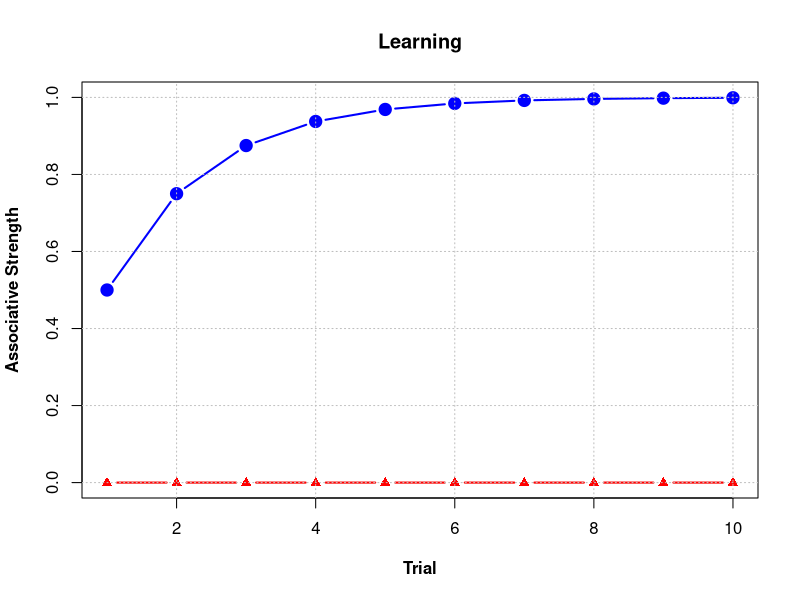
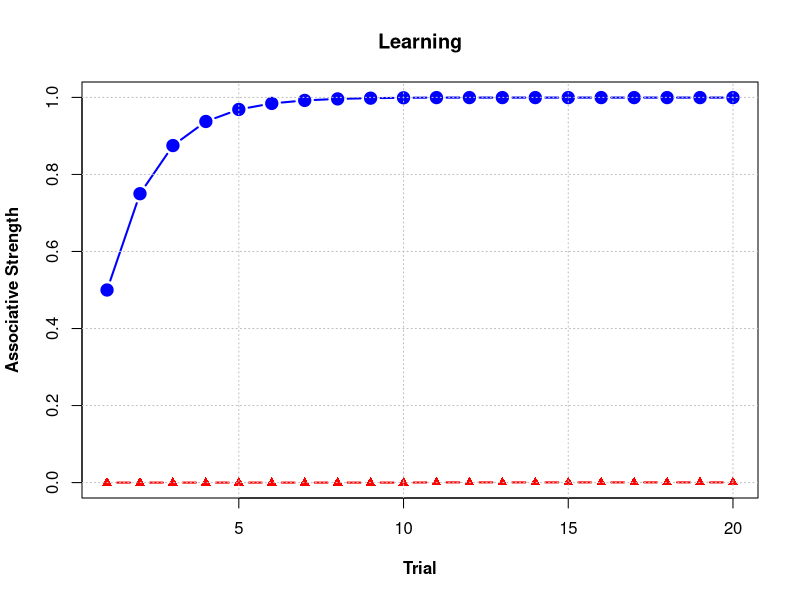
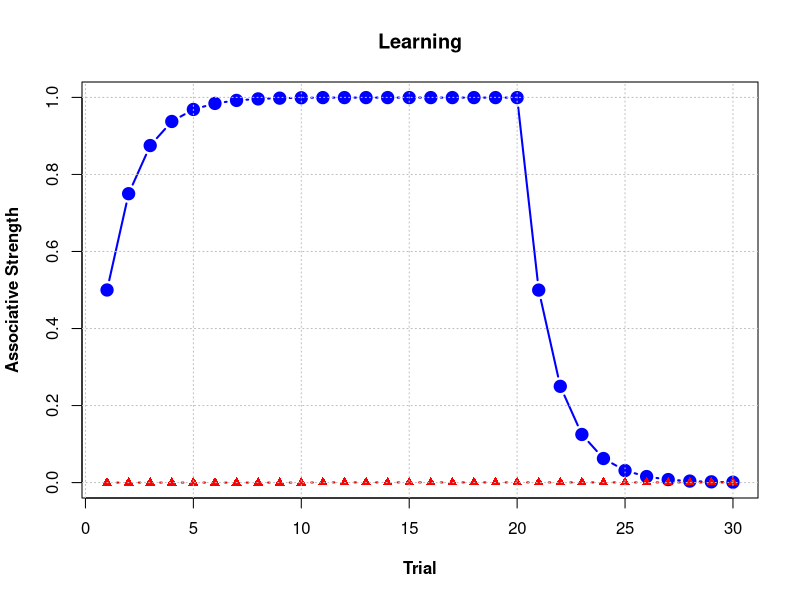
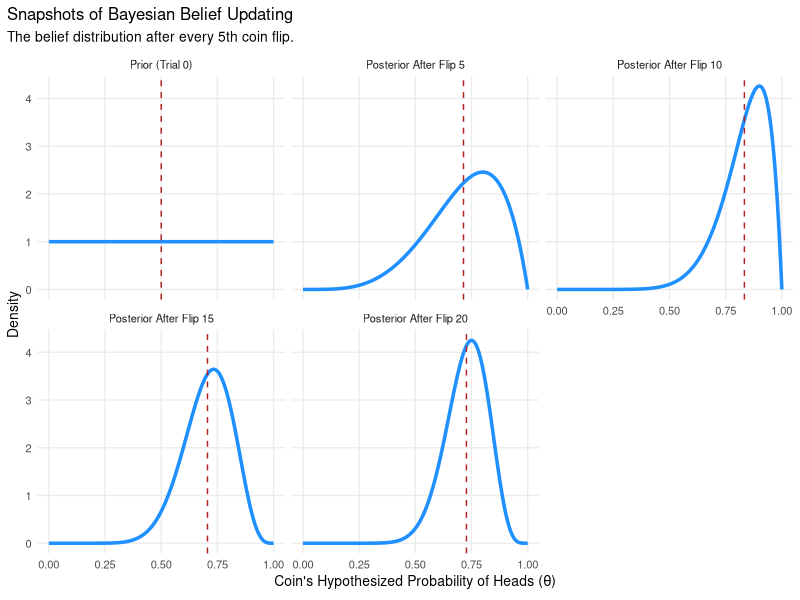
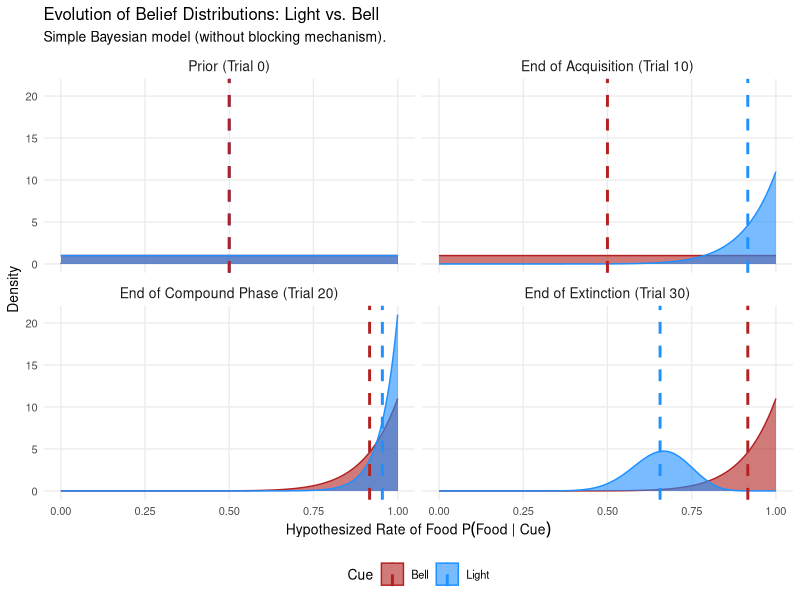
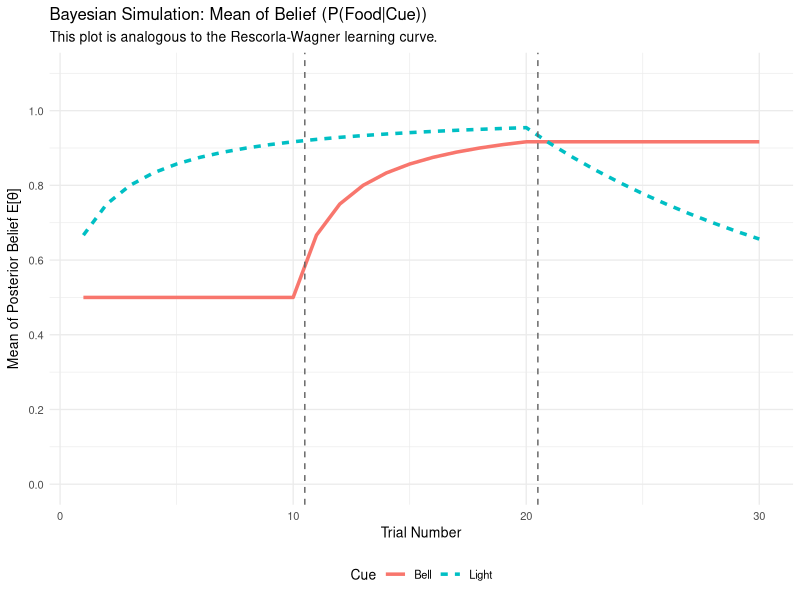
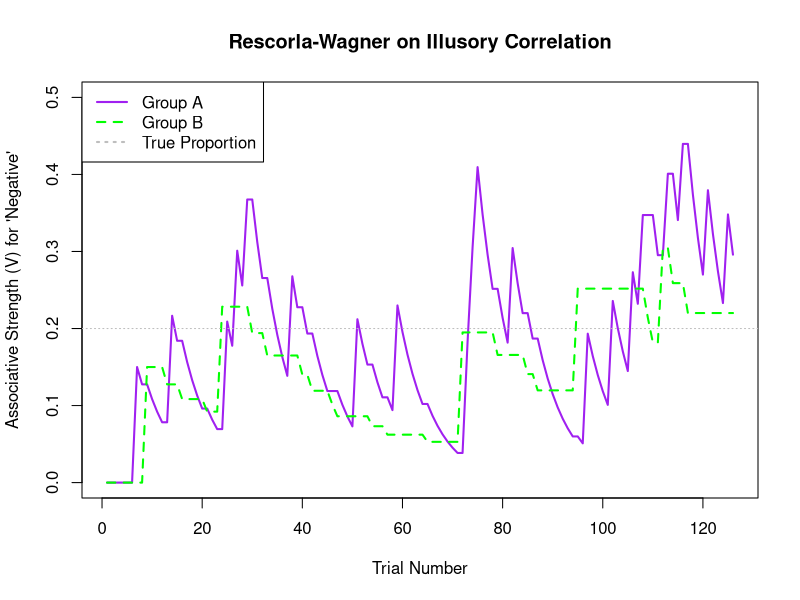
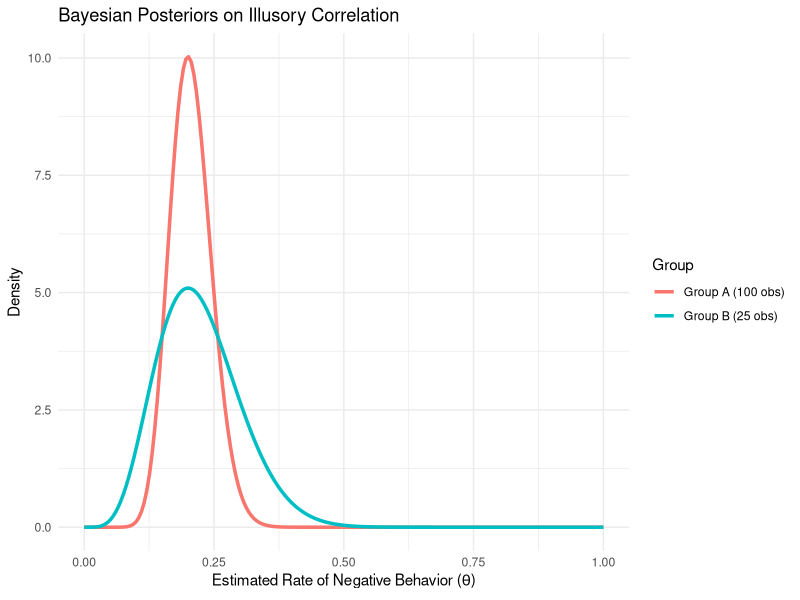

Write the R code that produced these figures, in order.
## ---- chunk 1
knitr::opts_chunk$set(
  echo = TRUE,
  fig.width = 6,    # default plot width in inches
  fig.height = 4,   # default plot height in inches
  fig.align = "center"  # optional, centers all figures
  )
library(tidyverse)
library(ggplot2)
## ---- chunk 2
# --- Establish Model Parameters ---
alpha_light <- 0.5  # Salience of the light cue
alpha_bell <- 0.5   # Salience of the bell cue
beta <- 1.0         # Learning rate for the food outcome

# --- Experiment Setup ---
V_light <- 0        # Associative strength for the light
V_bell <- 0         # Associative strength for the bell

# 10 Trials of Light and Food present
Trials <- data.frame(
  Light = c(1, 1, 1, 1, 1, 1, 1, 1, 1, 1),
  Bell  = c(0, 0, 0, 0, 0, 0, 0, 0, 0, 0),
  Food  = c(1, 1, 1, 1, 1, 1, 1, 1, 1, 1)
)

# Containers to Store results for plotting
light_strength_history <- c()
bell_strength_history <- c()

# --- Phase 1: Train the Light Alone ---
for (trial in 1:nrow(Trials)) {
  # Determine which stimuli are present
  light_present<-Trials$Light[trial]
  bell_present<-Trials$Bell[trial]
  # Determine whether food was present
  lambda<-Trials$Food[trial]
  # Expectation is the sum of strengths ONLY for PRESENT cues
  total_expectation <- (V_light * light_present) + (V_bell * bell_present)
  
  # Calculate the "surprise" or prediction error
  prediction_error <- lambda - total_expectation
  
  # Update light strength 
  delta_V_light <- alpha_light * beta * prediction_error * light_present
  V_light <- V_light + delta_V_light
  # Update bell strength
  delta_V_bell <- alpha_bell * beta * prediction_error * bell_present
  V_bell <- V_bell + delta_V_bell
  
  # Store current strengths
  light_strength_history <- c(light_strength_history, V_light)
  bell_strength_history <- c(bell_strength_history, V_bell)
}

# --- Plot the Learning ---
plot(light_strength_history,
     type = "b",              # "b" for "both" line and points
     main = "Learning", # Title of the plot
     xlab = "Trial", # X-axis label
     ylab = "Associative Strength",# Y-axis label
     col = "blue",            # Color of the line and points
     lwd = 2,                 # Line width (thickness)
     pch = 19,                # Plotting character (19 is a solid circle)
     cex = 1.5,               # Character expansion (size of the points)
     font.lab = 2,             # Font for labels (2 is bold)
     ylim=c(0,1)
)
lines(bell_strength_history,
      type = "b",             # Also show both line and points
      col = "red",              # A different color for the second line
      lwd = 2,
      pch = 17                # A different point character (triangle)
)

# 2. Add the custom grid
grid(col = "gray", lty = "dotted")
## ---- chunk 3
# Note that model parameters have already been established above

# 10 Trials of Bell, Light and Food present
Trials <- data.frame(
  Light = c(1, 1, 1, 1, 1, 1, 1, 1, 1, 1),
  Bell  = c(1, 1, 1, 1, 1, 1, 1, 1, 1, 1),
  Food  = c(1, 1, 1, 1, 1, 1, 1, 1, 1, 1)
)

# Containers to Store results for plotting
#light_strength_history <- c()
#bell_strength_history <- c()

# --- Phase 1: Train the Light Alone ---
for (trial in 1:nrow(Trials)) {
  # Determine which stimuli are present
  light_present<-Trials$Light[trial]
  bell_present<-Trials$Bell[trial]
  # Determine whether food was present
  lambda<-Trials$Food[trial]
  # Expectation is the sum of strengths ONLY for PRESENT cues
  total_expectation <- (V_light * light_present) + (V_bell * bell_present)
  
  # Calculate the "surprise" or prediction error
  prediction_error <- lambda - total_expectation
  
  # Update light strength 
  delta_V_light <- alpha_light * beta * prediction_error * light_present
  V_light <- V_light + delta_V_light
  # Update bell strength
  delta_V_bell <- alpha_bell * beta * prediction_error * bell_present
  V_bell <- V_bell + delta_V_bell
  
  # Store current strengths
  light_strength_history <- c(light_strength_history, V_light)
  bell_strength_history <- c(bell_strength_history, V_bell)
}

# --- Plot the Learning ---
plot(light_strength_history,
     type = "b",              # "b" for "both" line and points
     main = "Learning", # Title of the plot
     xlab = "Trial", # X-axis label
     ylab = "Associative Strength",# Y-axis label
     col = "blue",            # Color of the line and points
     lwd = 2,                 # Line width (thickness)
     pch = 19,                # Plotting character (19 is a solid circle)
     cex = 1.5,               # Character expansion (size of the points)
     font.lab = 2,             # Font for labels (2 is bold)
     ylim=c(0,1)
)
lines(bell_strength_history,
      type = "b",             # Also show both line and points
      col = "red",              # A different color for the second line
      lwd = 2,
      pch = 17                # A different point character (triangle)
)

# 2. Add the custom grid
grid(col = "gray", lty = "dotted")
## ---- chunk 4
# Note that model parameters have already been established above

# 10 Trials of Bell, Light and Food present
Trials <- data.frame(
  Light = c(1, 1, 1, 1, 1, 1, 1, 1, 1, 1),
  Bell  = c(0, 0, 0, 0, 0, 0, 0, 0, 0, 0),
  Food  = c(0, 0, 0, 0, 0, 0, 0, 0, 0, 0)
)

# Containers to Store results for plotting
#light_strength_history <- c()
#bell_strength_history <- c()

# --- Phase 1: Train the Light Alone ---
for (trial in 1:nrow(Trials)) {
  # Determine which stimuli are present
  light_present<-Trials$Light[trial]
  bell_present<-Trials$Bell[trial]
  # Determine whether food was present
  lambda<-Trials$Food[trial]
  # Expectation is the sum of strengths ONLY for PRESENT cues
  total_expectation <- (V_light * light_present) + (V_bell * bell_present)
  
  # Calculate the "surprise" or prediction error
  prediction_error <- lambda - total_expectation
  
  # Update light strength 
  delta_V_light <- alpha_light * beta * prediction_error * light_present
  V_light <- V_light + delta_V_light
  # Update bell strength
  delta_V_bell <- alpha_bell * beta * prediction_error * bell_present
  V_bell <- V_bell + delta_V_bell
  
  # Store current strengths
  light_strength_history <- c(light_strength_history, V_light)
  bell_strength_history <- c(bell_strength_history, V_bell)
}

# --- Plot the Learning ---
plot(light_strength_history,
     type = "b",              # "b" for "both" line and points
     main = "Learning", # Title of the plot
     xlab = "Trial", # X-axis label
     ylab = "Associative Strength",# Y-axis label
     col = "blue",            # Color of the line and points
     lwd = 2,                 # Line width (thickness)
     pch = 19,                # Plotting character (19 is a solid circle)
     cex = 1.5,               # Character expansion (size of the points)
     font.lab = 2,             # Font for labels (2 is bold)
     ylim=c(0,1)
)
lines(bell_strength_history,
      type = "b",             # Also show both line and points
      col = "red",              # A different color for the second line
      lwd = 2,
      pch = 17                # A different point character (triangle)
)

# 2. Add the custom grid
grid(col = "gray", lty = "dotted")
## ---- chunk 5
# --- 1. Define the Prior Belief & Experiment ---
# We start with an uninformative prior, Beta(1,1).
initial_heads <- 1
initial_tails <- 1

# Create the same reproducible sequence of 20 flips with 15 heads.
set.seed(123) # for reproducibility
outcomes <- c(rep("Heads", 15), rep("Tails", 5))
coin_flips <- sample(outcomes) # Shuffle the outcomes

# --- 2. Loop Through Data and Record Belief History ---
# Generate the belief state after every single flip and store it.
history_list <- list()
current_heads <- initial_heads
current_tails <- initial_tails

for (i in 1:length(coin_flips)) {
  outcome <- coin_flips[i]
  if (outcome == "Heads") {
    current_heads <- current_heads + 1
  } else {
    current_tails <- current_tails + 1
  }
  
  history_list[[i]] <- data.frame(
    Flip_Number = i,
    nHeads = current_heads,
    nTails = current_tails
  )
}
# Combine the list into one data frame
history_data <- bind_rows(history_list)

# --- 3. Prepare Data for Faceted Plot ---
# We want to show the state at the beginning (Prior) and after every 5th trial.

# First, create the data for the Prior distribution (Flip 0)
theta <- seq(0, 1, length.out = 200)
prior_data <- data.frame(
  Flip_Number = 0,
  nHeads = initial_heads,
  nTails = initial_tails
)

# Filter the history to get flips 5, 10, 15, and 20
snapshots_data <- history_data %>%
  filter(Flip_Number %in% c(5, 10, 15, 20))

# Combine the prior with the snapshots
facet_data_prep <- bind_rows(prior_data, snapshots_data)

# Now, create the full data needed for plotting each curve
# and add a clean label for each facet panel.
plot_data <- facet_data_prep %>%
  rowwise() %>%
  mutate(
    dist = list(data.frame(
      theta = theta,
      density = dbeta(theta, nHeads, nTails)
    )),
    Label = ifelse(Flip_Number == 0, 
                   "Prior (Trial 0)", 
                   paste0("Posterior After Flip ", Flip_Number))
  ) %>%
  unnest(dist)
#Force the reordering of $Label levels for plotting
plot_data$Label<-factor(plot_data$Label, levels=(c("Prior (Trial 0)", "Posterior After Flip 5", "Posterior After Flip 10", "Posterior After Flip 15", "Posterior After Flip 20")))

# --- 4. Create the Faceted Plot ---
# Today's date is Thursday, October 9, 2025.
ggplot(plot_data, aes(x = theta, y = density)) +
  geom_line(color = "dodgerblue", linewidth = 1.2) +
  # Add a vertical line to show the mean (our "best guess") of the distribution (a/a+b=mean of beta distribution) 
  geom_vline(aes(xintercept = nHeads / (nHeads + nTails)), color = "firebrick", linetype = "dashed") +
  # This is the key function to create the grid of plots
  facet_wrap(~Label, ncol = 3) +
  labs(
    title = "Snapshots of Bayesian Belief Updating",
    subtitle = "The belief distribution after every 5th coin flip.",
    x = expression(paste("Coin's Hypothesized Probability of Heads (",theta,")")),
    y = "Density"
  ) +
  theme_minimal(base_size = 10) +
  theme(plot.title.position = "plot", # Align title to the left
        panel.grid.minor = element_blank())
## ---- chunk 6
# --- 1. Define the Priors (The "Prior" beliefs State) ---
# The model starts with a completely open mind (uninformative prior).
# We use a Beta(1,1) distribution, which is a flat line representing total uncertainty.
# We need a separate belief for each cue.
# 'a' represents "counts" of Food, 'b' represents "counts" of No Food.
a_light <- 1
b_light <- 1

a_bell <- 1
b_bell <- 1

# --- 2. Design the Experiment (The "Data") ---
# We use the EXACT same experimental plan as the Rescorla-Wagner model for direct comparison but with a slightly more intuitive setup.
phase1 <- data.frame(Trial = 1:10, Phase = "1. Acquisition", Light = 1, Bell = 0, Food = 1)
phase2 <- data.frame(Trial = 11:20, Phase = "2. Blocking", Light = 1, Bell = 1, Food = 1)
phase3 <- data.frame(Trial = 21:30, Phase = "3. Extinction", Light = 1, Bell = 0, Food = 0)
experiment_plan <- bind_rows(phase1, phase2, phase3)
## ---- chunk 7
# --- 3. Run the Simulation (The "Update" Process) ---
# We loop through each trial and update the parameters of our Beta distributions.
history <- data.frame()

for (i in 1:nrow(experiment_plan)) {
  current_trial <- experiment_plan[i, ]
  light_present <- current_trial$Light
  bell_present <- current_trial$Bell
  food_present <- current_trial$Food
  
  # Bayesian update depends on which cues are present
  if (light_present == 1 && bell_present == 0) { # Light alone
    a_light <- a_light + food_present
    b_light <- b_light + (1 - food_present)
  } else if (light_present == 0 && bell_present == 1) { # Bell alone (not in this experiment)
    a_bell <- a_bell + food_present
    b_bell <- b_bell + (1 - food_present)
  } else if (light_present == 1 && bell_present == 1) { # Compound trial (Light + Bell)
    a_light <- a_light + food_present
    b_light <- b_light + (1 - food_present)
    
    a_bell <- a_bell + food_present
    b_bell <- b_bell + (1 - food_present)
  }
  
  # Store the state (both the parameters and the mean of the belief)
  trial_history <- data.frame(
    Trial = current_trial$Trial,
    Phase = current_trial$Phase,
    a_light = a_light, b_light = b_light, mean_light = a_light / (a_light + b_light),
    a_bell = a_bell, b_bell = b_bell, mean_bell = a_bell / (a_bell + b_bell)
  )
  history <- bind_rows(history, trial_history)
}

# ---  Visualize the Full Belief Distributions  ---

# We need to define the prior state for Trial 0
initial_a <- 1
initial_b <- 1

# First, get the state at the end of each phase (Trials 10, 20, 30)
snapshots_df <- history %>%
  filter(Trial %in% c(10, 20, 30))

# Next, create the data for the Prior state (Trial 0)
prior_df <- tibble(
  Trial = 0,
  Phase = "0. Prior",
  a_light = initial_a, b_light = initial_b,
  a_bell = initial_a, b_bell = initial_b
)

# --- THIS DATA PREP SECTION IS THE FIX ---

# Combine the prior with the snapshots
plot_prep_df <- bind_rows(prior_df, snapshots_df)

# STEP 1: Reshape the data from "wide" to "long" format FIRST.
# This creates our clean 'Cue', 'a', and 'b' columns which will be preserved.
tidy_beliefs_df <- plot_prep_df %>%
  pivot_longer(
    cols = c(a_light, b_light, a_bell, b_bell),
    names_to = c(".value", "Cue"), # .value creates 'a' and 'b' columns
    names_sep = "_"                # The character separating value from cue
  ) %>%
  mutate(Cue = recode(Cue, "light" = "Light", "bell" = "Bell"))

# STEP 2: Now, generate the density curves from this clean data frame.
theta <- seq(0, 1, length.out = 200)
dist_plot_data <- tidy_beliefs_df %>%
  rowwise() %>%
  mutate(
    dist = list(data.frame(theta = theta, density = dbeta(theta, a, b)))
  ) %>%
  unnest(dist) %>%
  # Create clean labels for the facets and order them
  mutate(
    Label = case_when(
      Trial == 0  ~ "Prior (Trial 0)",
      Trial == 10 ~ "End of Acquisition (Trial 10)",
      Trial == 20 ~ "End of Compound Phase (Trial 20)",
      Trial == 30 ~ "End of Extinction (Trial 30)"
    ),
    Label = factor(Label, levels = c("Prior (Trial 0)", "End of Acquisition (Trial 10)", "End of Compound Phase (Trial 20)", "End of Extinction (Trial 30)"))
  )


# --- The ggplot call is now simpler and will work correctly ---

ggplot(dist_plot_data, aes(x = theta, y = density, fill = Cue, color = Cue)) +
  geom_area(alpha = 0.6, position = "identity") +
  
  # This now works because 'a' and 'b' exist in dist_plot_data
  geom_vline(aes(xintercept = a / (a + b), color = Cue), linetype = "dashed", linewidth=1) +
  
  facet_wrap(~ Label, ncol = 2) +
  scale_fill_manual(values = c("Light" = "dodgerblue", "Bell" = "firebrick")) +
  scale_color_manual(values = c("Light" = "dodgerblue", "Bell" = "firebrick")) +
  labs(
    title = "Evolution of Belief Distributions: Light vs. Bell",
    subtitle = "Simple Bayesian model (without blocking mechanism).",
    x = expression(paste("Hypothesized Rate of Food ", P(Food ~ "|" ~ Cue))),
    y = "Density"
  ) +
  theme_minimal(base_size = 10) +
  theme(legend.position = "bottom",
        panel.grid.minor = element_blank(),
        strip.text.x = element_text(size=10))
## ---- chunk 8
# ---  Visualize the Learning Process ---

# Plot 1: The Learning Curve (Comparable to Rescorla-Wagner)
# Here we plot the MEAN of the belief distribution, which is analogous to V.
mean_plot_data <- history %>%
  select(Trial, Phase, Light = mean_light, Bell = mean_bell) %>%
  pivot_longer(cols = c("Light", "Bell"), names_to = "Cue", values_to = "Strength")

ggplot(mean_plot_data, aes(x=Trial, y=Strength, color=Cue, linetype=Cue)) +
  geom_line(linewidth=1.2) +
  geom_vline(xintercept = c(10.5, 20.5), linetype="dashed", color="gray40") +
  scale_y_continuous(limits = c(0, 1.1), breaks = seq(0, 1, 0.2)) +
  labs(title="Bayesian Simulation: Mean of Belief (P(Food|Cue))",
       subtitle="This plot is analogous to the Rescorla-Wagner learning curve.",
       x="Trial Number",
       y=y <- expression(paste("Mean of Posterior Belief ", E, "[", theta, "]"))) +
  theme_minimal(base_size = 10) +
  theme(legend.position = "bottom")
## ---- chunk 9
# --- Create the Illusory Correlation Dataset ---
set.seed(42) # For reproducible shuffling

group_a_pos <- 80
group_a_neg <- 20
group_b_pos <- 20
group_b_neg <- 5

# Create vectors of observations
observations <- data.frame(
  group = c(rep("A", group_a_pos + group_a_neg), rep("B", group_b_pos + group_b_neg)),
  behavior = c(rep("positive", group_a_pos), rep("negative", group_a_neg),
               rep("positive", group_b_pos), rep("negative", group_b_neg))
)

# Shuffle the observations to simulate a random presentation order
shuffled_trials <- observations[sample(nrow(observations)), ]

# Add a lambda (outcome) value for R-W model (1 for negative, 0 for positive)
shuffled_trials$lambda <- ifelse(shuffled_trials$behavior == "negative", 1, 0)

# Check the true proportions
print(paste("Group A Negative Proportion:", group_a_neg / (group_a_pos + group_a_neg)))
print(paste("Group B Negative Proportion:", group_b_neg / (group_b_pos + group_b_neg)))
## ---- chunk 10
# --- R-W Simulation ---
V_A <- 0 #Initial association between Group A and negative behaviors
V_B <- 0 #Initiol association between Group B and negative behaviors
alpha <- 0.3 #Salience of behaviors
beta <- 0.5 # Learning rate

# Store history containers
history_V_A <- c(0)
history_V_B <- c(0)

# Loop over trials
for (i in 1:nrow(shuffled_trials)) {
  trial <- shuffled_trials[i, ]
  
  if (trial$group == "A") {
    prediction_error <- trial$lambda - V_A
    delta_V <- alpha * beta * prediction_error
    V_A <- V_A + delta_V
  } else { # Group B trial
    prediction_error <- trial$lambda - V_B
    delta_V <- alpha * beta * prediction_error
    V_B <- V_B + delta_V
  }
  
  history_V_A <- c(history_V_A, V_A)
  history_V_B <- c(history_V_B, V_B)
}

# --- Plot R-W Results ---
plot(history_V_A, type="l", col="purple", lwd=2, ylim=c(0, 0.5),
     xlab="Trial Number", ylab="Associative Strength (V) for 'Negative'",
     main="Rescorla-Wagner on Illusory Correlation")
lines(history_V_B, type="l", col="green", lwd=2, lty=2)
abline(h = group_a_neg / (group_a_pos + group_a_neg), lty=3, col="gray")
legend("topleft", legend=c("Group A", "Group B", "True Proportion"), 
       col=c("purple", "green", "gray"), lty=c(1, 2, 3), lwd=2)
## ---- chunk 11
# --- Bayesian Simulation ---
# Prior beliefs for both groups (uninformative)
prior_a_A <- 1; prior_b_A <- 1
prior_a_B <- 1; prior_b_B <- 1

# --- Run through the trials ---
# We can just count the final outcomes for simplicity
final_counts <- aggregate(lambda ~ group, data=shuffled_trials, FUN=sum)
total_counts <- as.data.frame(table(shuffled_trials$group))
names(final_counts) <- c("group", "neg_behaviors")
final_counts$pos_behaviors <- total_counts$Freq - final_counts$neg_behaviors
show(final_counts)
# Update posteriors based on all data
posterior_a_A <- prior_a_A + final_counts$neg_behaviors[final_counts$group == "A"]
posterior_b_A <- prior_b_A + final_counts$pos_behaviors[final_counts$group == "A"]

posterior_a_B <- prior_a_B + final_counts$neg_behaviors[final_counts$group == "B"]
posterior_b_B <- prior_b_B + final_counts$pos_behaviors[final_counts$group == "B"]

# --- Plot Bayesian Results ---
theta <- seq(0, 1, length.out=200)
density_A <- dbeta(theta, posterior_a_A, posterior_b_A)
density_B <- dbeta(theta, posterior_a_B, posterior_b_B)

plot_data_bayes <- data.frame(
  theta = rep(theta, 2),
  density = c(density_A, density_B),
  Group = rep(c(paste0("Group A (", total_counts$Freq[1], " obs)"), 
                paste0("Group B (", total_counts$Freq[2], " obs)")), 
              each=200)
)

ggplot(plot_data_bayes, aes(x=theta, y=density, color=Group)) +
  geom_line(size=1.2) +
  labs(title="Bayesian Posteriors on Illusory Correlation",
       x=expression(paste("Estimated Rate of Negative Behavior (", theta,")")),
       y="Density") +
  theme_minimal()
## ---- chunk 12
# --- Biased Bayesian Simulation ---
# Prior for Group A is uninformative
prior_a_A_biased <- 1; prior_b_A_biased <- 1

# Prior for Group B is BIASED towards negative behaviors
prior_a_B_biased <- 3; prior_b_B_biased <- 1

# --- Recalculate Posteriors ---
# Posterior for A is the same as before
posterior_a_A_biased <- prior_a_A_biased + final_counts$neg_behaviors[final_counts$group == "A"]
posterior_b_A_biased <- prior_b_A_biased + final_counts$pos_behaviors[final_counts$group == "A"]

# Posterior for B now incorporates the biased prior
posterior_a_B_biased <- prior_a_B_biased + final_counts$neg_behaviors[final_counts$group == "B"]
posterior_b_B_biased <- prior_b_B_biased + final_counts$pos_behaviors[final_counts$group == "B"]

# --- Plot the Biased Results ---
density_A_biased <- dbeta(theta, posterior_a_A_biased, posterior_b_A_biased)
density_B_biased <- dbeta(theta, posterior_a_B_biased, posterior_b_B_biased)

plot_data_bayes_biased <- data.frame(
  theta = rep(theta, 2),
  density = c(density_A_biased, density_B_biased),
  Group = rep(c("Group A (Unbiased Prior)", "Group B (Biased Prior)"), each=200)
)

# Calculate the peak (mode) of the Group B posterior
mode_B_biased <- (posterior_a_B_biased - 1) / (posterior_a_B_biased + posterior_b_B_biased - 2)
print(paste("Peak of Biased Group B Posterior:", round(mode_B_biased, 3)))

ggplot(plot_data_bayes_biased, aes(x=theta, y=density, color=Group)) +
  geom_line(size=1.2) +
  geom_vline(xintercept = group_a_neg / (group_a_pos + group_a_neg), lty=3, col="gray") +
  labs(title="Illusory Correlation from a Biased Prior",
       x=expression(paste("Estimated Rate of Negative Behavior (", theta,")")),
       y="Density") +
  theme_minimal()
## ---- chunk 13
# --- Create the Illusory Correlation Dataset ---
set.seed(42) # For reproducible shuffling

group_a_pos <- 80
group_a_neg <- 20
group_b_pos <- 20
group_b_neg <- 5

# Create vectors of observations
observations <- data.frame(
  group = c(rep("A", group_a_pos + group_a_neg), rep("B", group_b_pos + group_b_neg)),
  behavior = c(rep("positive", group_a_pos), rep("negative", group_a_neg),
               rep("positive", group_b_pos), rep("negative", group_b_neg))
)

# Shuffle the observations to simulate a random presentation order
shuffled_trials <- observations[sample(nrow(observations)), ]

# Add a lambda (outcome) value for R-W model (1 for negative, 0 for positive)
shuffled_trials$lambda <- ifelse(shuffled_trials$behavior == "negative", 1, 0)

# Check the true proportions
print(paste("Group A Negative Proportion:", group_a_neg / (group_a_pos + group_a_neg)))
print(paste("Group B Negative Proportion:", group_b_neg / (group_b_pos + group_b_neg)))
## ---- chunk 14
# --- 2. R-W Model Parameters ---
V_A <- 0 # Initial association between Group A and negative behaviors
V_B <- 0 # Initial association between Group B and negative behaviors

alpha <- 0.3 # Base salience of the groups
beta <- 0.5  # Base learning rate for behaviors
salience_boost <- 5 # How much to amplify learning on "doubly distinctive" trials

# Containers to store history for plotting (start with initial values)
history_V_A <- c(V_A)
history_V_B <- c(V_B)

# --- 3. Run the Simulation Loop with Dynamic Learning ---
for (i in 1:nrow(shuffled_trials)) {
  trial <- shuffled_trials[i, ]
  
  # Set the base learning rate
  effective_learning_rate <- alpha * beta
  
  # On the special, "doubly distinctive" trials, boost the learning rate
  if (trial$group == "B" && trial$lambda == 1) {
    effective_learning_rate <- effective_learning_rate * salience_boost
  }
  
  # Update the associative strength for the presented group
  if (trial$group == "A") {
    prediction_error <- trial$lambda - V_A
    delta_V <- effective_learning_rate * prediction_error
    V_A <- V_A + delta_V
  } else { # Group B trial
    prediction_error <- trial$lambda - V_B
    delta_V <- effective_learning_rate * prediction_error
    V_B <- V_B + delta_V
  }
  
  # Store the updated strengths
  history_V_A <- c(history_V_A, V_A)
  history_V_B <- c(history_V_B, V_B)
}

# --- 4. Visualize the Results ---
plot_data <- tibble(
  Trial = 0:nrow(shuffled_trials),
  V_A = history_V_A,
  V_B = history_V_B
) %>%
  pivot_longer(cols = c(V_A, V_B), names_to = "Group", values_to = "Strength") %>%
  mutate(Group = recode(Group, "V_A" = "Majority (A)", "V_B" = "Minority (B)"))

# The final plot will show V_B is higher than V_A
ggplot(plot_data, aes(x = Trial, y = Strength, color = Group)) +
  geom_line(size = 1.2) +
  # Add a line for the TRUE probability
  geom_hline(yintercept = 1/5, linetype = "dashed", color = "black") +
  annotate("text", x = 15, y = 0.2, label = "True Rate (20%)", color = "black") +
  scale_y_continuous(limits = c(0, 1)) +
  labs(
    title = "R-W Model Demonstrating Illusory Correlation",
    subtitle = "The perceived rate of negative behavior is overestimated for the minority group.",
    x = "Trial",
    y = "Associative Strength (V)"
  ) +
  theme_minimal(base_size = 14)
## ---- chunk 15
# --- 2. Bayesian Model Parameters ---
# Start with uninformative priors (Beta(1,1)) for P(Negative|Group)
negative_groupA <- 1; positive_groupA <- 1 # Belief for Majority Group A
negative_groupB <- 1; positive_groupB <- 1 # Belief for Minority Group B

# --- THIS IS THE KEY ADDITION ---
# The psychological bias parameter
salience_boost <- 2 # How much to "overweight" a salient observation

# --- 3. Run the "Biased" Simulation Loop ---
for (i in 1:nrow(shuffled_trials)) {
  trial <- shuffled_trials[i, ]
  
  is_negative <- trial$behavior == "negative" #1 if negative / 0 if positive
  
  if (trial$group == "A") {
    # Majority group updates are always standard
    negative_groupA <- negative_groupA + is_negative
    positive_groupA <- positive_groupA + !is_negative
  } else { # Minority Group B
    # For the minority group, the update depends on the behavior
    if (is_negative) {
      # This is the "doubly distinctive" event, so we apply the boost
      negative_groupB <- negative_groupB + salience_boost
    } else {
      # Positive behaviors are not distinctive, so the update is standard
      positive_groupB <- positive_groupB + 1
    }
  }
}

# --- 4. Visualize the Final Biased Beliefs ---
theta <- seq(0, 1, 0.005)

# Create a data frame with the final posterior densities for both groups
final_beliefs <- tibble(
  theta = theta,
  Group_A_density = dbeta(theta, negative_groupA, positive_groupA),
  Group_B_density = dbeta(theta, negative_groupB, positive_groupB)
) %>%
  pivot_longer(
    cols = -theta,
    names_to = "Group",
    values_to = "Density"
  ) %>%
  mutate(Group = recode(Group, "Group_A_density" = "Majority (A)", "Group_B_density" = "Minority (B)"))

# Calculate the final means of the beliefs
mean_A <- negative_groupA / (negative_groupA + positive_groupA)
mean_B <- negative_groupB / (negative_groupB + positive_groupB)

# Plot the final distributions
ggplot(final_beliefs, aes(x = theta, y = Density, color = Group, fill = Group)) +
  geom_area(alpha = 0.6, position = "identity") +
  geom_vline(xintercept = 1/3, linetype = "dashed", color = "black") +
  annotate("text", x = 0.33, y = 7.5, label = "True Rate (33.3%)", color = "black", angle = 90, vjust = -0.5) +
  scale_fill_manual(values = c("Majority (A)" = "dodgerblue", "Minority (B)" = "firebrick")) +
  scale_color_manual(values = c("Majority (A)" = "dodgerblue", "Minority (B)" = "firebrick")) +
  labs(
    title = "Biased Bayesian Model: The Illusory Correlation Emerges",
    subtitle = paste0("Final Mean Beliefs: Majority=", round(mean_A, 2), ", Minority=", round(mean_B, 2)),
    x = "Hypothesized Rate of Negative Behavior P(Negative|Group)",
    y = "Density"
  ) +
  theme_minimal(base_size = 10)
## ---- chunk 16
# --- Create Sample Participant Data ---
set.seed(101) # For a new reproducible participant
n_trials <- 150 #number of simulated trials
planet_Zorg_freq <- 0.8 #Frequency for common planet
neg_feedback_prob <- 0.2 # Probability of negative feedback

# Create the trial sequence
planets <- sample(c("Zorg", "Xylos"), n_trials, replace=TRUE, prob=c(planet_Zorg_freq, 1-planet_Zorg_freq))
feedback <- rbinom(n_trials, 1, neg_feedback_prob) # 1=negative, 0=positive

# Simulate some plausible choices (a real dataset would have actual choices)
# Let's assume the participant learns and shows a slight bias
sim_choices <- rbinom(n_trials, 1, 0.6) 

participant_data <- data.frame(
  trial = 1:n_trials,
  planet = planets,
  choice = sim_choices, # This would be the participant's actual button press
  feedback = feedback # This is the outcome/lambda
)

head(participant_data)
## ---- chunk 17
# --- The Objective Function for the Biased Bayesian Model ---
# This function calculates how well a specific set of parameters (salience_boost, tau)
# explains a participant's sequence of choices.

calculate_neg_log_likelihood_bayesian <- function(params, data) {
  # --- Step 1: Extract Parameters to be Fitted ---
  salience_boost <- params[1] # The key bias parameter we want to find
  tau <- params[2]            # The softmax inverse temperature (choice sensitivity)
  
  # --- Step 2: Initialize the Model's "Mind" ---
  # Beliefs are Beta distributions, starting as Beta(1,1) (uninformative prior)
  a_A <- 1; b_A <- 1 # Beliefs for Majority Group A
  a_B <- 1; b_B <- 1 # Beliefs for Minority Group B
  
  total_log_likelihood <- 0
  
  # --- Step 3: Loop Through Each Trial of the Participant's Data ---
  for (i in 1:nrow(data)) {
    trial_data <- data[i, ]
    
    # === Part A: Make a Prediction Based on Current Belief ===
    # Get the model's current "best guess" for the probability of negative behavior
    if (trial_data$planet == "Zorg") { #Common planet
      current_belief_mean <- a_A / (a_A + b_A)
    } else { # Minority planet
      current_belief_mean <- a_B / (a_B + b_B)
    }
    
    # Use the Softmax rule to convert this belief into a choice probability
    prob_choose_neg <- 1 / (1 + exp(- (current_belief_mean - 0.5) * tau))
    
    # === Part B: Calculate the Likelihood of the Participant's ACTUAL Choice ===
    # Check if the model's predicted probability matches what the participant did
    if (trial_data$choice == 1) {
      likelihood <- prob_choose_neg
    } else { 
      likelihood <- 1 - prob_choose_neg
    }
    
    # Add the log of the likelihood to the total (add a tiny number to prevent log(0))
    total_log_likelihood <- total_log_likelihood + log(likelihood + 1e-10)
    
    # === Part C: Update the Model's Belief Based on Feedback ===
    # This is the biased Bayesian learning rule, the engine of our model
    is_negative_feedback <- trial_data$feedback == 1 
    
    if (trial_data$planet == "Zorg") {
      # Majority group updates are always standard (evidence count is +1)
      a_A <- a_A + is_negative_feedback
      b_A <- b_A + !is_negative_feedback
    } else { # Minority planet Xylos
      if (is_negative_feedback) {
        # This is the "doubly distinctive" event, so we apply the BIAS
        a_B <- a_B + salience_boost 
      } else {
        # Positive behaviors are not distinctive, so the update is standard
        b_B <- b_B + 1
      }
    }
  }
  
  # Return the NEGATIVE log-likelihood, because optim() minimizes by default
  return(-total_log_likelihood)
}
## ---- chunk 18
# --- Fit the model ---
# Provide some starting guesses for the parameters
start_params <- c(salience_boost=2, tau = 3)

# Use optim() to find the best-fitting parameters
fit_results <- optim(
  par = start_params,              # Starting guesses
  fn = calculate_neg_log_likelihood_bayesian, # The function to minimize
  data = participant_data,         # The data to pass to the function
  lower = c(0.01, 0.1),            # Set plausible lower bounds for parameters
  upper = c(5, 20),                # Set plausible upper bounds
  method = "L-BFGS-B"              # A good optimization algorithm for bounded problems
)

# --- View the results ---
best_params <- fit_results$par
names(best_params) <- c("salience_boost", "tau")
print("Best-fitting parameters:")
print(best_params)
